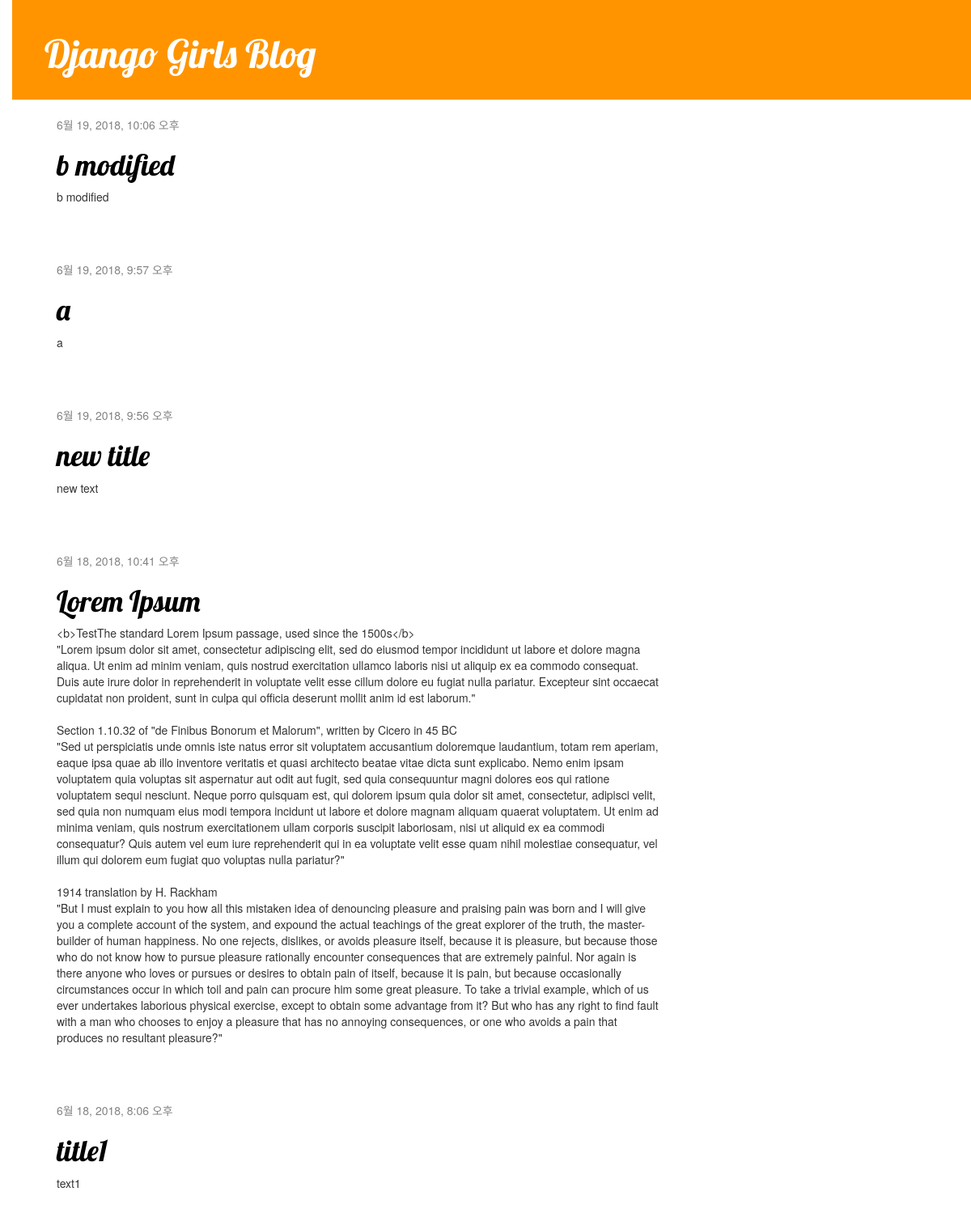
The page / on the database its author committed.
### blog/models.py (models this page shows, shortened)
class Post(models.Model):
    author = models.ForeignKey('auth.User', on_delete=models.CASCADE)
    title = models.CharField(max_length=200)
    text = models.TextField()
    created_date = models.DateTimeField(
            default=timezone.now)
    published_date = models.DateTimeField(
            blank=True, null=True)

### blog/views.py (the view)
# urls.py: url(r'^$', views.post_list, name='post_list'),
def post_list(request):
    posts = Post.objects.filter(published_date__lte=timezone.now()).order_by('-published_date')
    return render(request, 'blog/post_list.html', {'posts': posts})

### blog/templates/blog/post_list.html
{% extends 'blog/base.html' %}
{% block content %}
    {% for post in posts %}
        <div class="post">
            <div class="date">
                {{ post.published_date }}
            </div>
            <h1><a href="{% url 'post_detail' pk=post.pk %}">{{ post.title }}</a></h1>
            <p>{{ post.text|linebreaksbr }}</p>
        </div>
    {% endfor %}
{% endblock %}

### blog/templates/blog/base.html (shortened to what this page needs)
{% load staticfiles %}
<html>
    <head>
        <link rel="stylesheet" href="//maxcdn.bootstrapcdn.com/bootstrap/3.2.0/css/bootstrap.min.css">
        <link rel="stylesheet" href="//maxcdn.bootstrapcdn.com/bootstrap/3.2.0/css/bootstrap-theme.min.css">
        <link rel="stylesheet" href="{% static 'css/blog.css' %}">
    </head>
    <body>
        <div class="page-header">
            <h1><a href="/">Django Girls Blog</a></h1>
        </div>
        <div class="content container">
            <div class="row">
                <div class="col-md-8">
                    {% block content %}
                    {% endblock %}
                </div>
            </div>
        </div>
    </body>
</html>

### blog/static/css/blog.css (style rules this page uses)
h1 a { color: #FCA205; font-family: 'Lobster'; }
body { padding-left: 15px; }
.page-header { background-color: #ff9400; margin-top: 0; padding: 20px 20px 20px 40px; }
.page-header h1, .page-header h1 a, .page-header h1 a:visited, .page-header h1 a:active { color: #ffffff; font-size: 36pt; text-decoration: none; }
.content { margin-left: 40px; }
h1, h2, h3, h4 { font-family: 'Lobster', cursive; }
.date { color: #828282; }
.post { margin-bottom: 70px; }
.post h1 a, .post h1 a:visited { color: #000000; }

### rows shown on the page
Post: published_date "6월 19, 2018, 10:06 오후", title "b modified", text "b modified"
Post: published_date "6월 19, 2018, 9:57 오후", title "a", text "a"
Post: published_date "6월 19, 2018, 9:56 오후", title "new title", text "new text"
Post: published_date "6월 18, 2018, 10:41 오후", title "Lorem Ipsum", text "<b>TestThe standard Lorem Ipsum passage, used since the 1500s</b> \"Lorem ipsum dolor sit amet, consectetur adipiscing elit, sed do eiusmod tempor incididunt ut labore et dolore magna aliqua. Ut enim ad minim veniam, quis nostrud exercitation ullamco laboris nisi ut aliquip ex ea commodo consequat. Duis aute irure dolor in reprehenderit in voluptate velit esse cillum dolore eu fugiat nulla pariatur. Excepteur sint occaecat cupidatat non proident, sunt in culpa qui officia deserunt mollit anim id est laborum.\" Section 1.10.32 of \"de Finibus Bonorum et Malorum\", written by Cicero in 45 BC \"Sed ut perspiciatis unde omnis iste natus error sit voluptatem accusantium doloremque laudantium, totam…"
Post: published_date "6월 18, 2018, 8:06 오후", title "title1", text "text1"
